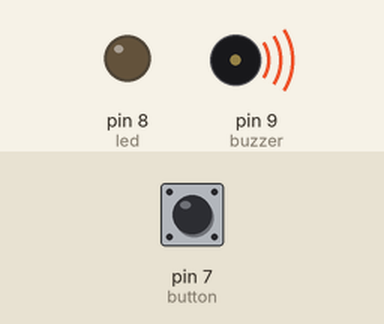
Recording of a sketch running on a simulated Arduino Uno, built with avr-gcc and run on an emulated ATmega328P. On the bench: output pins drawn as LEDs (lit = HIGH), buzzer (waves = sounding). Inputs (shaded band) come from the test bench; at power-on: pin 7 (button) LOW.

Above: at 3.8 s.
3.9 s: pin 7 (button) pulled HIGH for 1.3 s
At 4.4 s:
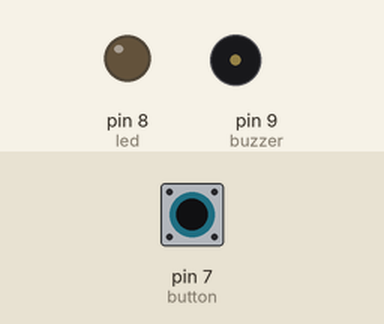
Timing chart, 0 to 6.9 s (numbered marks = the images above; inputs shaded):
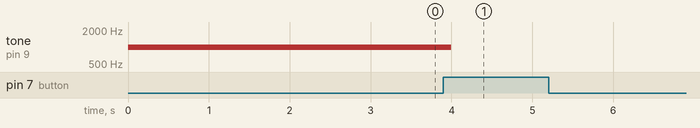

Measured:
- after the input at 3.9 s, tone on pin 9 (buzzer): 1000 Hz → silent after 0.10 s

The sketch:

buzzer___led_plus_push_button.ino
```cpp
const int buzzer = 9; //buzzer to arduino pin 9
const int led = 8; // from pin 8 to resistance to led to gnd
const int button = 7; // from pin 7 to btn to 5v

int stopp = 0;
int weFinished = 0;

void setup(){

   pinMode(buzzer, OUTPUT); // Set buzzer - pin 9 as an output
   pinMode(led, OUTPUT);
   pinMode(button, INPUT);

}


void loop(){

  if(!weFinished){
      //  digitalWrite(led,HIGH);
        tone(buzzer, 1000); // Send 1KHz sound signal...
        delay(1000);

        if(digitalRead(button)){
             noTone(buzzer);
             delay(1000);
      //       digitalWrite(led,LOW);
             weFinished = 1;
        }

  }
}
```
